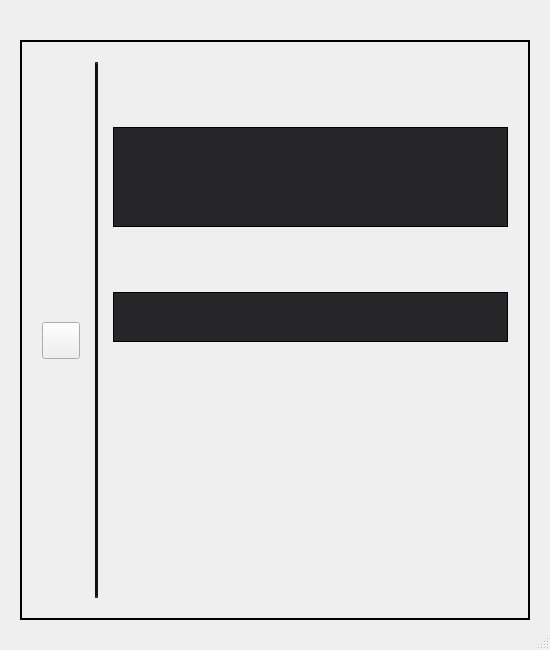
<?xml version="1.0" encoding="UTF-8"?>
<ui version="4.0">
 <class>ColorSearch</class>
 <widget class="QDialog" name="ColorSearch">
  <property name="geometry">
   <rect>
    <x>0</x>
    <y>0</y>
    <width>550</width>
    <height>650</height>
   </rect>
  </property>
  <property name="windowTitle">
   <string>Dialog</string>
  </property>
  <property name="sizeGripEnabled">
   <bool>true</bool>
  </property>
  <layout class="QGridLayout" name="gridLayout_7">
   <property name="leftMargin">
    <number>20</number>
   </property>
   <property name="topMargin">
    <number>20</number>
   </property>
   <property name="rightMargin">
    <number>20</number>
   </property>
   <property name="bottomMargin">
    <number>30</number>
   </property>
   <property name="horizontalSpacing">
    <number>0</number>
   </property>
   <property name="verticalSpacing">
    <number>10</number>
   </property>
   <item row="2" column="0">
    <layout class="QHBoxLayout" name="ui_buttonsLayout">
     <property name="spacing">
      <number>10</number>
     </property>
    </layout>
   </item>
   <item row="0" column="0">
    <layout class="QGridLayout" name="ui_viewAndFilterLayout">
     <property name="spacing">
      <number>5</number>
     </property>
     <item row="0" column="0">
      <spacer name="horizontalSpacer_13">
       <property name="orientation">
        <enum>Qt::Horizontal</enum>
       </property>
       <property name="sizeType">
        <enum>QSizePolicy::Expanding</enum>
       </property>
       <property name="sizeHint" stdset="0">
        <size>
         <width>40</width>
         <height>20</height>
        </size>
       </property>
      </spacer>
     </item>
     <item row="0" column="2">
      <spacer name="horizontalSpacer_14">
       <property name="orientation">
        <enum>Qt::Horizontal</enum>
       </property>
       <property name="sizeType">
        <enum>QSizePolicy::Fixed</enum>
       </property>
       <property name="sizeHint" stdset="0">
        <size>
         <width>20</width>
         <height>20</height>
        </size>
       </property>
      </spacer>
     </item>
     <item row="0" column="3">
      <layout class="QHBoxLayout" name="ui_filterLayout">
       <property name="spacing">
        <number>10</number>
       </property>
      </layout>
     </item>
     <item row="0" column="1">
      <layout class="QHBoxLayout" name="ui_viewLayout">
       <property name="spacing">
        <number>10</number>
       </property>
       <property name="leftMargin">
        <number>0</number>
       </property>
       <property name="rightMargin">
        <number>0</number>
       </property>
      </layout>
     </item>
    </layout>
   </item>
   <item row="1" column="0">
    <widget class="QFrame" name="ui_searchDialogFrame">
     <property name="styleSheet">
      <string notr="true">
                            #ui_searchDialogFrame
                            {
                            border : 1.5px solid #000;
                            }
                        </string>
     </property>
     <property name="frameShape">
      <enum>QFrame::StyledPanel</enum>
     </property>
     <property name="frameShadow">
      <enum>QFrame::Raised</enum>
     </property>
     <layout class="QGridLayout" name="gridLayout_5">
      <property name="leftMargin">
       <number>20</number>
      </property>
      <property name="topMargin">
       <number>20</number>
      </property>
      <property name="rightMargin">
       <number>20</number>
      </property>
      <property name="bottomMargin">
       <number>0</number>
      </property>
      <property name="horizontalSpacing">
       <number>15</number>
      </property>
      <property name="verticalSpacing">
       <number>10</number>
      </property>
      <item row="3" column="3">
       <widget class="MVWidget" name="ui_quickSearchWidget" native="true">
        <property name="sizePolicy">
         <sizepolicy hsizetype="Expanding" vsizetype="Expanding">
          <horstretch>0</horstretch>
          <verstretch>0</verstretch>
         </sizepolicy>
        </property>
        <property name="maximumSize">
         <size>
          <width>16777215</width>
          <height>50</height>
         </size>
        </property>
        <property name="styleSheet">
         <string notr="true">
                                        #ui_quickSearchWidget  {
                                        /*border-left : 1.5px solid #232323;
                                        border-top : 0.5px solid #232323;
                                        border-right : 1.5px solid #232323;
                                        border-bottom : 1.5px solid #232323;
                                        margin-left: 5px;*/
                                        padding: 10px;
                                        border: 1px solid #000;
                                        background-color: #262628;
                                        }
                                    </string>
        </property>
        <layout class="QHBoxLayout" name="horizontalLayout_16">
         <property name="spacing">
          <number>5</number>
         </property>
         <property name="leftMargin">
          <number>20</number>
         </property>
         <property name="topMargin">
          <number>10</number>
         </property>
         <property name="rightMargin">
          <number>20</number>
         </property>
         <property name="bottomMargin">
          <number>10</number>
         </property>
         <item>
          <layout class="QHBoxLayout" name="ui_quickSearchLayout">
           <property name="spacing">
            <number>10</number>
           </property>
          </layout>
         </item>
        </layout>
       </widget>
      </item>
      <item row="5" column="3" rowspan="2">
       <layout class="QVBoxLayout" name="ui_searchTreeLayout">
        <property name="spacing">
         <number>10</number>
        </property>
       </layout>
      </item>
      <item row="0" column="2" rowspan="9">
       <widget class="Line" name="ui_verticalSeparator">
        <property name="sizePolicy">
         <sizepolicy hsizetype="Fixed" vsizetype="Expanding">
          <horstretch>0</horstretch>
          <verstretch>0</verstretch>
         </sizepolicy>
        </property>
        <property name="minimumSize">
         <size>
          <width>3</width>
          <height>0</height>
         </size>
        </property>
        <property name="maximumSize">
         <size>
          <width>3</width>
          <height>16777215</height>
         </size>
        </property>
        <property name="styleSheet">
         <string notr="true">
                                        #ui_verticalSeparator {
                                        border: 2px inset #111111;
                                        margin-bottom: 20px;}
                                    </string>
        </property>
        <property name="lineWidth">
         <number>3</number>
        </property>
        <property name="orientation">
         <enum>Qt::Vertical</enum>
        </property>
       </widget>
      </item>
      <item row="0" column="3">
       <layout class="QHBoxLayout" name="ui_paletteLabelLayout">
        <property name="spacing">
         <number>0</number>
        </property>
       </layout>
      </item>
      <item row="7" column="3">
       <layout class="QHBoxLayout" name="ui_searchHeader_1">
        <property name="spacing">
         <number>10</number>
        </property>
        <property name="sizeConstraint">
         <enum>QLayout::SetFixedSize</enum>
        </property>
       </layout>
      </item>
      <item row="4" column="3">
       <layout class="QHBoxLayout" name="ui_searchHeader">
        <property name="spacing">
         <number>10</number>
        </property>
       </layout>
      </item>
      <item row="0" column="0" rowspan="9">
       <layout class="QVBoxLayout" name="ui_heirarchyLayout">
        <property name="spacing">
         <number>10</number>
        </property>
       </layout>
      </item>
      <item row="1" column="3">
       <widget class="MVWidget" name="ui_paletteSearchWidget" native="true">
        <property name="sizePolicy">
         <sizepolicy hsizetype="Expanding" vsizetype="Expanding">
          <horstretch>0</horstretch>
          <verstretch>0</verstretch>
         </sizepolicy>
        </property>
        <property name="maximumSize">
         <size>
          <width>16777215</width>
          <height>100</height>
         </size>
        </property>
        <property name="styleSheet">
         <string notr="true">
                                        #ui_paletteSearchWidget
                                        {
                                        /*border-left : 1.5px solid #232323;
                                        border-top : 0.5px solid #232323;
                                        border-right : 1.5px solid #232323;
                                        border-bottom : 1.5px solid #232323;
                                        margin-left: 5px;*/
                                        padding: 10px;
                                        border: 1px solid #000;
                                        background-color: #262628;
                                        }
                                    </string>
        </property>
        <layout class="QHBoxLayout" name="horizontalLayout_14">
         <property name="spacing">
          <number>5</number>
         </property>
         <property name="leftMargin">
          <number>20</number>
         </property>
         <property name="topMargin">
          <number>10</number>
         </property>
         <property name="rightMargin">
          <number>20</number>
         </property>
         <property name="bottomMargin">
          <number>10</number>
         </property>
         <item>
          <layout class="QVBoxLayout" name="PaletteLayout_2">
           <property name="spacing">
            <number>10</number>
           </property>
           <property name="leftMargin">
            <number>0</number>
           </property>
           <item>
            <layout class="QHBoxLayout" name="ui_paletteLayout_1">
             <property name="spacing">
              <number>10</number>
             </property>
            </layout>
           </item>
           <item>
            <layout class="QHBoxLayout" name="ui_paletteLayout_2">
             <property name="spacing">
              <number>10</number>
             </property>
            </layout>
           </item>
          </layout>
         </item>
        </layout>
       </widget>
      </item>
      <item row="2" column="3">
       <layout class="QHBoxLayout" name="ui_quickSearchCriteriaLayout">
        <property name="spacing">
         <number>10</number>
        </property>
       </layout>
      </item>
      <item row="0" column="1" rowspan="9">
       <layout class="QGridLayout" name="gridLayout_6">
        <property name="leftMargin">
         <number>0</number>
        </property>
        <property name="rightMargin">
         <number>0</number>
        </property>
        <property name="spacing">
         <number>10</number>
        </property>
        <item row="0" column="0">
         <spacer name="verticalSpacer_3">
          <property name="orientation">
           <enum>Qt::Vertical</enum>
          </property>
          <property name="sizeType">
           <enum>QSizePolicy::Expanding</enum>
          </property>
          <property name="sizeHint" stdset="0">
           <size>
            <width>20</width>
            <height>40</height>
           </size>
          </property>
         </spacer>
        </item>
        <item row="1" column="0">
         <widget class="QToolButton" name="ui_hideAndShowButton">
          <property name="focusPolicy">
           <enum>Qt::NoFocus</enum>
          </property>
          <property name="styleSheet">
           <string notr="true"/>
          </property>
          <property name="text">
           <string/>
          </property>
          <property name="iconSize">
           <size>
            <width>30</width>
            <height>30</height>
           </size>
          </property>
         </widget>
        </item>
        <item row="2" column="0">
         <spacer name="verticalSpacer_4">
          <property name="orientation">
           <enum>Qt::Vertical</enum>
          </property>
          <property name="sizeType">
           <enum>QSizePolicy::Expanding</enum>
          </property>
          <property name="sizeHint" stdset="0">
           <size>
            <width>20</width>
            <height>40</height>
           </size>
          </property>
         </spacer>
        </item>
       </layout>
      </item>
      <item row="8" column="3">
       <layout class="QHBoxLayout" name="ui_searchTreeLayout_1"/>
      </item>
     </layout>
    </widget>
   </item>
  </layout>
 </widget>
 <customwidgets>
  <customwidget>
   <class>MVWidget</class>
   <extends>QWidget</extends>
   <header>classes/widgets/mvwidget.h</header>
   <container>1</container>
  </customwidget>
 </customwidgets>
 <resources>
  <include location="../../../../PLMResource.qrc"/>
 </resources>
 <connections/>
</ui>
